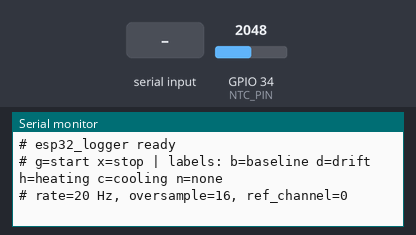
Bench run of a sketch on a simulated ESP32. Parts: the last lines printed to the serial monitor. The inputs (shaded band) are chosen by the test bench; at power-on: GPIO 34 (NTC_PIN) = 2048 (analog values on the 0–4095 scale).

Above: at 1.7 s.
1.8 s: "g" received over Serial
At 1.87 s:
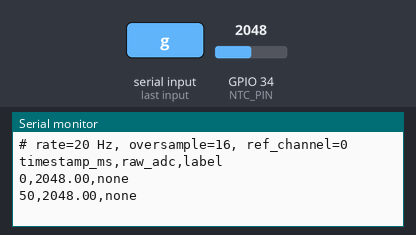
3.3 s: "b" received over Serial
At 3.32 s:
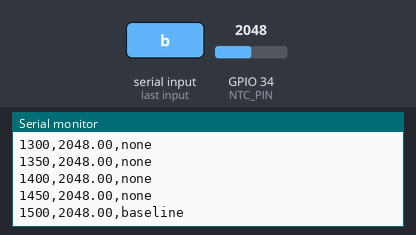
4.8 s: "d" received over Serial
At 4.82 s:
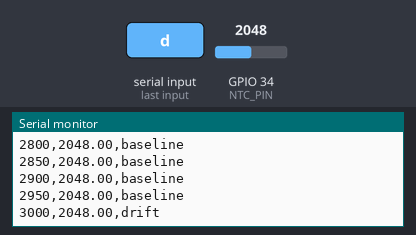
6.3 s: "h" received over Serial
At 6.32 s:
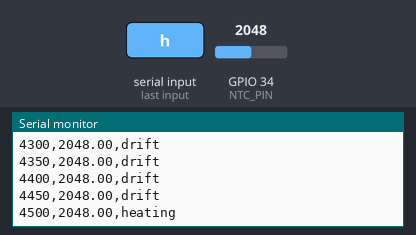
7.8 s: "c" received over Serial
At 7.82 s:
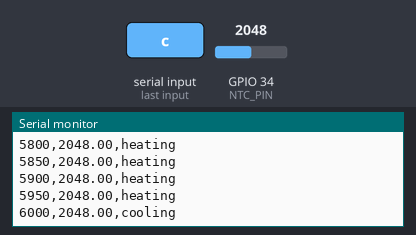
9.3 s: GPIO 34 (NTC_PIN) set to 2866
At 9.32 s:
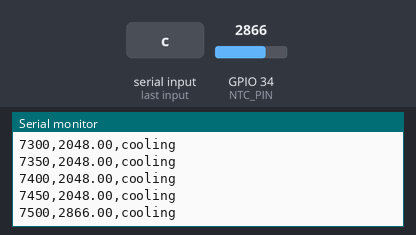

Measured:
- after the input at 1.8 s, the serial monitor: prints a new line at once (image 1)
- after the input at 3.3 s, the serial monitor: prints a new line at once (image 2)

The sketch:

esp32_logger.ino
```cpp
// (licence header left out)
#include <Arduino.h>
#include <ctype.h>
#include "esp_timer.h"

// ===================== USER CONFIGURATION =====================
#define NTC_PIN          34      // ADC1_CH6
#define USE_REF_CHANNEL  0       // 1 = also log a reference NTC on REF_PIN
#define REF_PIN          35      // ADC1_CH7

static const uint32_t BAUD_RATE        = 115200;
static const uint32_t SAMPLE_RATE_HZ   = 20;   // 20 Hz matches the pipeline's default dt = 0.05 s
static const uint8_t  OVERSAMPLE_COUNT = 16;   // back-to-back reads averaged per sample (~1 ms total)
// ==============================================================

static const int64_t SAMPLE_PERIOD_US = 1000000LL / SAMPLE_RATE_HZ;

static bool        recording    = false;
static int64_t     t0_us        = 0;
static int64_t     next_tick_us = 0;
static const char *currentLabel = "none";

// Average several back-to-back conversions. Output is a float so the sub-count
// resolution gained by averaging is preserved (e.g. 2047.31).
static float readAveraged(uint8_t pin) {
  uint32_t acc = 0;
  for (uint8_t i = 0; i < OVERSAMPLE_COUNT; i++) {
    acc += analogRead(pin);
  }
  return (float)acc / (float)OVERSAMPLE_COUNT;
}

static void printHelp() {
  Serial.println("# esp32_logger ready");
  Serial.println("# g=start x=stop | labels: b=baseline d=drift h=heating c=cooling n=none");
  Serial.printf("# rate=%lu Hz, oversample=%u, ref_channel=%d\n",
                (unsigned long)SAMPLE_RATE_HZ, (unsigned)OVERSAMPLE_COUNT, (int)USE_REF_CHANNEL);
}

static void startRecording() {
#if USE_REF_CHANNEL
  Serial.println("timestamp_ms,raw_adc,ref_raw_adc,label");
#else
  Serial.println("timestamp_ms,raw_adc,label");
#endif
  t0_us        = esp_timer_get_time();
  next_tick_us = t0_us;
  recording    = true;
}

static void handleSerialCommands() {
  while (Serial.available() > 0) {
    char c = (char)tolower((unsigned char)Serial.read());
    switch (c) {
      case 'g': if (!recording) startRecording(); break;
      case 'x': recording = false; break;
      case 'b': currentLabel = "baseline"; break;
      case 'd': currentLabel = "drift";    break;
      case 'h': currentLabel = "heating";  break;
      case 'c': currentLabel = "cooling";  break;
      case 'n': currentLabel = "none";     break;
      case '?': if (!recording) printHelp(); break;
      default: break;  // ignore CR/LF and anything else
    }
  }
}

void setup() {
  Serial.begin(BAUD_RATE);
  analogReadResolution(12);                       // 0..4095, matches --adc-max 4095
  analogSetPinAttenuation(NTC_PIN, ADC_11db);     // widest input range (~0.15-2.45 V recommended)
#if USE_REF_CHANNEL
  analogSetPinAttenuation(REF_PIN, ADC_11db);
#endif
  delay(500);
  printHelp();
}

void loop() {
  handleSerialCommands();
  if (!recording) { yield(); return; }

  int64_t now = esp_timer_get_time();
  if (now < next_tick_us) { yield(); return; }

  // Fixed-grid scheduling (no cumulative drift). If we fell badly behind
  // (e.g. the host stalled the serial port), resync instead of bursting.
  if (now - next_tick_us > 5 * SAMPLE_PERIOD_US) next_tick_us = now;
  next_tick_us += SAMPLE_PERIOD_US;

  long long ts_ms = (long long)((now - t0_us) / 1000);   // actual sample time
  float adc = readAveraged(NTC_PIN);

#if USE_REF_CHANNEL
  float ref = readAveraged(REF_PIN);
  Serial.printf("%lld,%.2f,%.2f,%s\n", ts_ms, adc, ref, currentLabel);
#else
  Serial.printf("%lld,%.2f,%s\n", ts_ms, adc, currentLabel);
#endif
}
```
